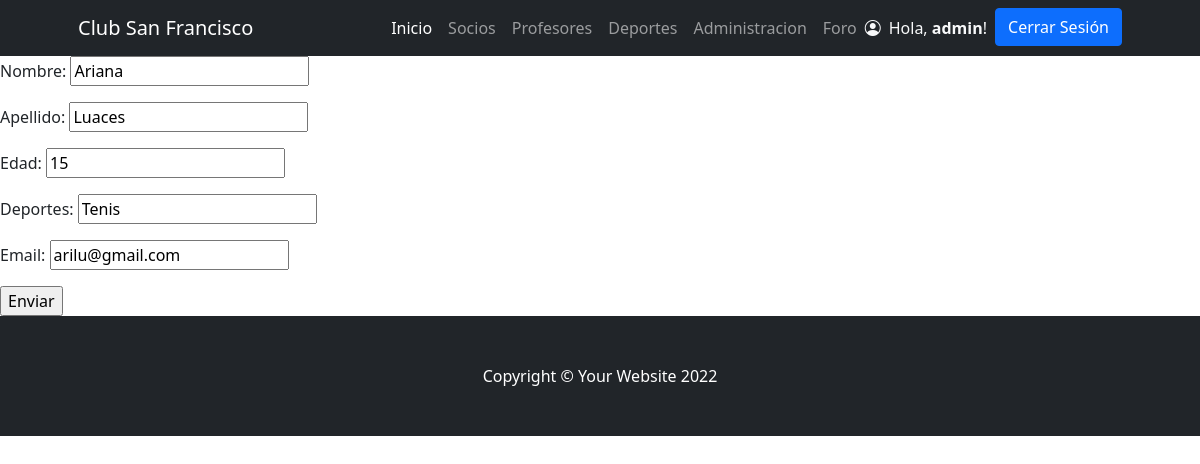
/PrimeraEntregaFinalApp/editar_socio/13/ (signed in), run on the app's committed database.
### PrimeraEntregaFinalApp/models.py (models this page shows, shortened)
class Socio(models.Model):
    nombre = models.CharField(max_length=20)
    apellido = models.CharField(max_length=30)
    edad = models.IntegerField()
    deportes = models.CharField(max_length=200)
    email = models.EmailField()

### PrimeraEntregaFinalApp/views.py (the view, shortened to what this page needs)
# urls.py: path('editar_socio/<socio_id>/', views.editar_socio, name="editar_socio"),
@staff_member_required
def editar_socio(request, socio_id):
    socio = Socio.objects.get(id=socio_id)
    formulario = NuevoSocio(initial={"nombre":socio.nombre, "apellido":socio.apellido, "edad": socio.edad, "deportes": socio.deportes, "email": socio.email})
    return render(request,"PrimeraEntregaFinalApp/socio_form.html",{"form":formulario})

### PrimeraEntregaFinalApp/forms.py
class NuevoSocio(forms.Form):
    nombre = forms.CharField(max_length=30,label="Nombre")
    apellido = forms.CharField(max_length=30,label="Apellido")
    edad = forms.IntegerField(min_value=1,label="Edad")
    deportes = forms.CharField(max_length=30,label="Deportes")
    email = forms.EmailField(label="Email")

### PrimeraEntregaFinalApp/templates/PrimeraEntregaFinalApp/socio_form.html (shortened to what this page needs)
{%extends 'base.html'%}
{%load static%}
{%block contenidoPagina%}
<!DOCTYPE html>
<html lang="en">
<head>
</head>
<body>
    <form action="" method="post">
        {{ form.as_p }}
        <input type="submit" value="Enviar">
    </form>
</body>
</html>
{%endblock%}

### PrimeraEntregaFinalApp/templates/PrimeraEntregaFinalApp/base.html (shortened to what this page needs)
{% load static %}
<!DOCTYPE html>
<html lang="es">
    <head>
        <link rel="stylesheet" href="https://cdn.jsdelivr.net/npm/bootstrap-icons@1.8.3/font/bootstrap-icons.css">
        <link href="{% static 'css/styles.css' %}" rel="stylesheet" />
    </head>
    <body>
        <nav class="navbar navbar-expand-lg navbar-dark bg-dark">
            <div class="container px-5">
                <a class="navbar-brand" href="{% url 'inicio' %}">Club San Francisco</a>
                <div class="collapse navbar-collapse" id="navbarSupportedContent">
                    <ul class="navbar-nav ms-auto mb-2 mb-lg-0">
                        <li class="nav-item"><a class="nav-link active" aria-current="page" href="{% url 'inicio' %}">Inicio</a></li>
                        {% if user.is_authenticated %}
                            {% if user.is_staff %}
                                <li class="nav-item"><a class="nav-link" href="{% url 'socios' %}">Socios</a></li>
                            {% endif %}
                        {% endif %}
                        <li class="nav-item"><a class="nav-link" href="{% url 'profesores' %}">Profesores</a></li>
                        <li class="nav-item"><a class="nav-link" href="{% url 'deportes' %}">Deportes</a></li>
                        {% if user.is_authenticated %}
                            <li class="nav-item"><a class="nav-link" href="{% url 'administracion' %}">Administracion</a></li>
                            <li class="nav-item"><a class="nav-link" href="{% url 'foro' %}">Foro</a></li>
                        {% endif %}
                        {% if user.is_authenticated %}
                            {% if user.avatar.imagen.url %}
                                <img class="rounded" src="{{ user.avatar.imagen.url }}" alt="" srcset="" style="height: 40px;">
                            {% else %}
                                <i class="bi bi-person-circle text-light my-2"></i>
                            {% endif %}
                            <li class="nav-item"><p class="text-light my-2 mx-2"> Hola, <b>{{user.username}}</b>!</p></li>
                            <li class="nav-item"><a class="btn btn-primary" href="{% url 'logout' %}">Cerrar Sesión</a></li>
                        {% else %}
                            <li class="nav-item"><a class="btn btn-primary mx-2" href="{% url 'login' %}">Iniciar Sesión</a></li>
                            <li class="nav-item"><a class="btn btn-outline-primary" href="{% url 'register' %}">Registrarse</a></li>
                        {% endif %}
                    </ul>
                </div>
            </div>
        </nav>
        {% block contenidoPagina %}
        {% endblock %}
        <footer class="py-5 bg-dark footer">
            <div class="container px-5"><p class="m-0 text-center text-white">Copyright &copy; Your Website 2022</p></div>
        </footer>
    </body>
</html>

### data on the page
Socio: nombre "Ariana", apellido "Luaces", edad "15", deportes "Tenis", email "arilu@gmail.com"

### other printed values
{{ user.username }} "admin"
